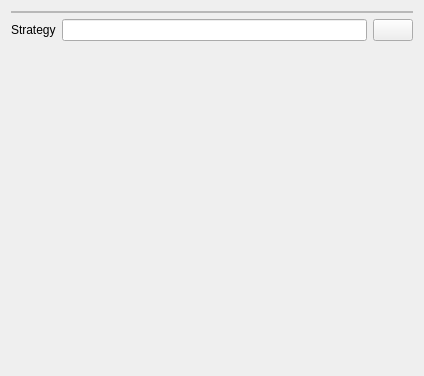
<?xml version="1.0" encoding="UTF-8"?>
<ui version="4.0">
 <class>Form</class>
 <widget class="QWidget" name="Form">
  <property name="geometry">
   <rect>
    <x>0</x>
    <y>0</y>
    <width>424</width>
    <height>376</height>
   </rect>
  </property>
  <property name="windowTitle">
   <string>Form</string>
  </property>
  <layout class="QVBoxLayout" name="verticalLayout">
   <item>
    <widget class="QFrame" name="frame_2">
     <property name="frameShape">
      <enum>QFrame::StyledPanel</enum>
     </property>
     <property name="frameShadow">
      <enum>QFrame::Raised</enum>
     </property>
     <layout class="QGridLayout" name="gridLayout">
      <property name="topMargin">
       <number>0</number>
      </property>
      <property name="bottomMargin">
       <number>0</number>
      </property>
     </layout>
    </widget>
   </item>
   <item>
    <layout class="QHBoxLayout" name="horizontalLayout">
     <item>
      <widget class="QLabel" name="label_2">
       <property name="text">
        <string>Strategy</string>
       </property>
      </widget>
     </item>
     <item>
      <widget class="QLineEdit" name="strategy">
       <property name="enabled">
        <bool>true</bool>
       </property>
       <property name="readOnly">
        <bool>true</bool>
       </property>
      </widget>
     </item>
     <item>
      <widget class="QPushButton" name="btnStrategy">
       <property name="sizePolicy">
        <sizepolicy hsizetype="Fixed" vsizetype="Fixed">
         <horstretch>0</horstretch>
         <verstretch>0</verstretch>
        </sizepolicy>
       </property>
       <property name="toolTip">
        <string>Set Strategy...</string>
       </property>
       <property name="text">
        <string/>
       </property>
       <property name="icon">
        <iconset resource="../Path.qrc">
         <normaloff>:/icons/Path_Kurve.svg</normaloff>:/icons/Path_Kurve.svg</iconset>
       </property>
      </widget>
     </item>
    </layout>
   </item>
   <item>
    <spacer name="verticalSpacer">
     <property name="orientation">
      <enum>Qt::Vertical</enum>
     </property>
     <property name="sizeHint" stdset="0">
      <size>
       <width>20</width>
       <height>40</height>
      </size>
     </property>
    </spacer>
   </item>
  </layout>
 </widget>
 <resources>
  <include location="../Path.qrc"/>
 </resources>
 <connections/>
</ui>
